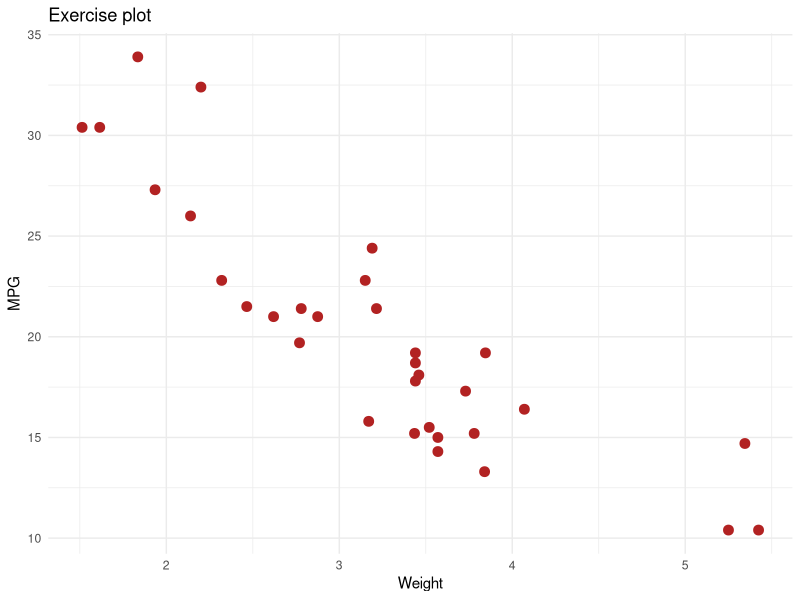

Source code (R):
# 07_Exercises.R
# Practice exercises for the BMI101 data visualisation course

# Exercise 1: Reproduce the introduction scatter plot using mtcars
# Exercise 2: Change the colour, labels, and theme in a ggplot
# Exercise 3: Create a boxplot for one numeric variable grouped by a factor
# Exercise 4: Plot a heatmap or PCA result for a small synthetic dataset
# Exercise 5: Create a volcano plot from a simple data frame

# Example starter code:

library(tidyverse)

# Replace this with your own plot

ggplot(mtcars, aes(x = wt, y = mpg)) +
  geom_point(colour = "firebrick", size = 3) +
  theme_minimal() +
  labs(title = "Exercise plot", x = "Weight", y = "MPG")
